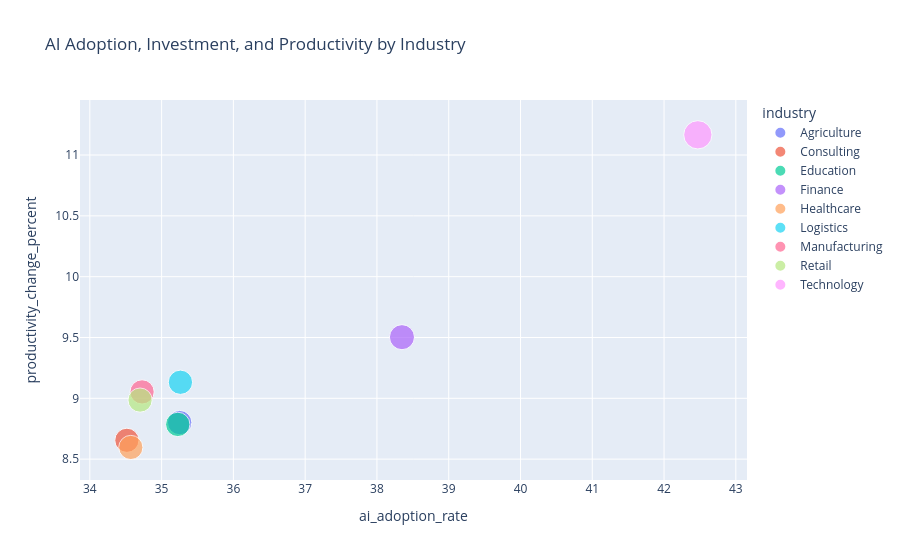

The notebook cell this image was saved under:
### Code cell
import plotly.express as px

fig = px.scatter(
    industry_ai_value,
    x="ai_adoption_rate",
    y="productivity_change_percent",
    size="ai_budget_percentage",
    color="industry",
    hover_name="industry",
    hover_data=[
        "ai_maturity_score"
    ],
    title="AI Adoption, Investment, and Productivity by Industry"
)

fig.show()

### Figure 1 — Plotly figure (JSON) as saved in the notebook; plotly's stock layout.template omitted (floating-point values rounded to 4 significant figures)
{"data": [{"customdata": [[0.3322]], "hovertemplate": "<b>%{hovertext}</b><br><br>industry=Agriculture<br>ai_adoption_rate=%{x}<br>productivity_change_percent=%{y}<br>ai_budget_percentage=%{marker.size}<br>ai_maturity_score=%{customdata[0]}<extra></extra>", "hovertext": ["Agriculture"], "legendgroup": "Agriculture", "marker": {"color": "#636efa", "size": [9.053], "sizemode": "area", "sizeref": 0.03048, "symbol": "circle"}, "mode": "markers", "name": "Agriculture", "orientation": "v", "showlegend": true, "type": "scatter", "x": [35.25], "xaxis": "x", "y": [8.8], "yaxis": "y"}, {"customdata": [[0.3277]], "hovertemplate": "<b>%{hovertext}</b><br><br>industry=Consulting<br>ai_adoption_rate=%{x}<br>productivity_change_percent=%{y}<br>ai_budget_percentage=%{marker.size}<br>ai_maturity_score=%{customdata[0]}<extra></extra>", "hovertext": ["Consulting"], "legendgroup": "Consulting", "marker": {"color": "#EF553B", "size": [8.918], "sizemode": "area", "sizeref": 0.03048, "symbol": "circle"}, "mode": "markers", "name": "Consulting", "orientation": "v", "showlegend": true, "type": "scatter", "x": [34.52], "xaxis": "x", "y": [8.655], "yaxis": "y"}, {"customdata": [[0.3343]], "hovertemplate": "<b>%{hovertext}</b><br><br>industry=Education<br>ai_adoption_rate=%{x}<br>productivity_change_percent=%{y}<br>ai_budget_percentage=%{marker.size}<br>ai_maturity_score=%{customdata[0]}<extra></extra>", "hovertext": ["Education"], "legendgroup": "Education", "marker": {"color": "#00cc96", "size": [9.043], "sizemode": "area", "sizeref": 0.03048, "symbol": "circle"}, "mode": "markers", "name": "Education", "orientation": "v", "showlegend": true, "type": "scatter", "x": [35.23], "xaxis": "x", "y": [8.786], "yaxis": "y"}, {"customdata": [[0.3549]], "hovertemplate": "<b>%{hovertext}</b><br><br>industry=Finance<br>ai_adoption_rate=%{x}<br>productivity_change_percent=%{y}<br>ai_budget_percentage=%{marker.size}<br>ai_maturity_score=%{customdata[0]}<extra></extra>", "hovertext": ["Finance"], "legendgroup": "Finance", "marker": {"color": "#ab63fa", "size": [9.564], "sizemode": "area", "sizeref": 0.03048, "symbol": "circle"}, "mode": "markers", "name": "Finance", "orientation": "v", "showlegend": true, "type": "scatter", "x": [38.35], "xaxis": "x", "y": [9.503], "yaxis": "y"}, {"customdata": [[0.3282]], "hovertemplate": "<b>%{hovertext}</b><br><br>industry=Healthcare<br>ai_adoption_rate=%{x}<br>productivity_change_percent=%{y}<br>ai_budget_percentage=%{marker.size}<br>ai_maturity_score=%{customdata[0]}<extra></extra>", "hovertext": ["Healthcare"], "legendgroup": "Healthcare", "marker": {"color": "#FFA15A", "size": [8.934], "sizemode": "area", "sizeref": 0.03048, "symbol": "circle"}, "mode": "markers", "name": "Healthcare", "orientation": "v", "showlegend": true, "type": "scatter", "x": [34.57], "xaxis": "x", "y": [8.596], "yaxis": "y"}, {"customdata": [[0.3322]], "hovertemplate": "<b>%{hovertext}</b><br><br>industry=Logistics<br>ai_adoption_rate=%{x}<br>productivity_change_percent=%{y}<br>ai_budget_percentage=%{marker.size}<br>ai_maturity_score=%{customdata[0]}<extra></extra>", "hovertext": ["Logistics"], "legendgroup": "Logistics", "marker": {"color": "#19d3f3", "size": [9.015], "sizemode": "area", "sizeref": 0.03048, "symbol": "circle"}, "mode": "markers", "name": "Logistics", "orientation": "v", "showlegend": true, "type": "scatter", "x": [35.26], "xaxis": "x", "y": [9.132], "yaxis": "y"}, {"customdata": [[0.3293]], "hovertemplate": "<b>%{hovertext}</b><br><br>industry=Manufacturing<br>ai_adoption_rate=%{x}<br>productivity_change_percent=%{y}<br>ai_budget_percentage=%{marker.size}<br>ai_maturity_score=%{customdata[0]}<extra></extra>", "hovertext": ["Manufacturing"], "legendgroup": "Manufacturing", "marker": {"color": "#FF6692", "size": [8.97], "sizemode": "area", "sizeref": 0.03048, "symbol": "circle"}, "mode": "markers", "name": "Manufacturing", "orientation": "v", "showlegend": true, "type": "scatter", "x": [34.73], "xaxis": "x", "y": [9.053], "yaxis": "y"}, {"customdata": [[0.3275]], "hovertemplate": "<b>%{hovertext}</b><br><br>industry=Retail<br>ai_adoption_rate=%{x}<br>productivity_change_percent=%{y}<br>ai_budget_percentage=%{marker.size}<br>ai_maturity_score=%{customdata[0]}<extra></extra>", "hovertext": ["Retail"], "legendgroup": "Retail", "marker": {"color": "#B6E880", "size": [8.929], "sizemode": "area", "sizeref": 0.03048, "symbol": "circle"}, "mode": "markers", "name": "Retail", "orientation": "v", "showlegend": true, "type": "scatter", "x": [34.7], "xaxis": "x", "y": [8.985], "yaxis": "y"}, {"customdata": [[0.41]], "hovertemplate": "<b>%{hovertext}</b><br><br>industry=Technology<br>ai_adoption_rate=%{x}<br>productivity_change_percent=%{y}<br>ai_budget_percentage=%{marker.size}<br>ai_maturity_score=%{customdata[0]}<extra></extra>", "hovertext": ["Technology"], "legendgroup": "Technology", "marker": {"color": "#FF97FF", "size": [12.19], "sizemode": "area", "sizeref": 0.03048, "symbol": "circle"}, "mode": "markers", "name": "Technology", "orientation": "v", "showlegend": true, "type": "scatter", "x": [42.47], "xaxis": "x", "y": [11.17], "yaxis": "y"}], "layout": {"legend": {"itemsizing": "constant", "title": {"text": "industry"}, "tracegroupgap": 0}, "title": {"text": "AI Adoption, Investment, and Productivity by Industry"}, "xaxis": {"anchor": "y", "domain": [0, 1], "title": {"text": "ai_adoption_rate"}}, "yaxis": {"anchor": "x", "domain": [0, 1], "title": {"text": "productivity_change_percent"}}}}
